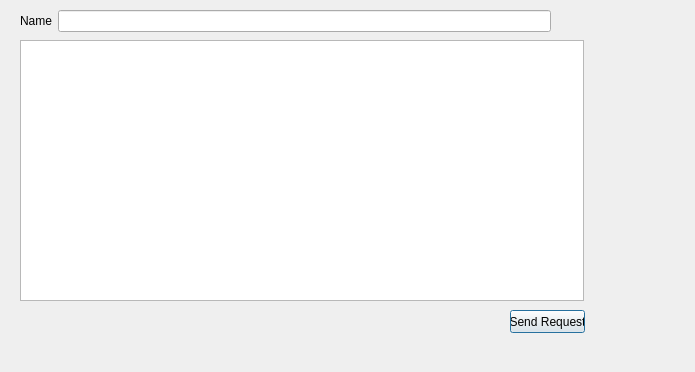
<?xml version="1.0" encoding="UTF-8"?>
<ui version="4.0">
 <class>ShowChats</class>
 <widget class="QDialog" name="ShowChats">
  <property name="geometry">
   <rect>
    <x>0</x>
    <y>0</y>
    <width>695</width>
    <height>372</height>
   </rect>
  </property>
  <property name="windowTitle">
   <string>Dialog</string>
  </property>
  <widget class="QWidget" name="layoutWidget">
   <property name="geometry">
    <rect>
     <x>20</x>
     <y>10</y>
     <width>531</width>
     <height>22</height>
    </rect>
   </property>
   <layout class="QHBoxLayout" name="horizontalLayout_2">
    <item>
     <widget class="QLabel" name="lblname">
      <property name="text">
       <string>Name</string>
      </property>
     </widget>
    </item>
    <item>
     <widget class="QLineEdit" name="Name"/>
    </item>
   </layout>
  </widget>
  <widget class="QTextEdit" name="textEdit">
   <property name="geometry">
    <rect>
     <x>20</x>
     <y>40</y>
     <width>564</width>
     <height>261</height>
    </rect>
   </property>
  </widget>
  <widget class="QPushButton" name="SendRequest">
   <property name="geometry">
    <rect>
     <x>510</x>
     <y>310</y>
     <width>75</width>
     <height>23</height>
    </rect>
   </property>
   <property name="text">
    <string>Send Request</string>
   </property>
  </widget>
 </widget>
 <resources/>
 <connections/>
</ui>
